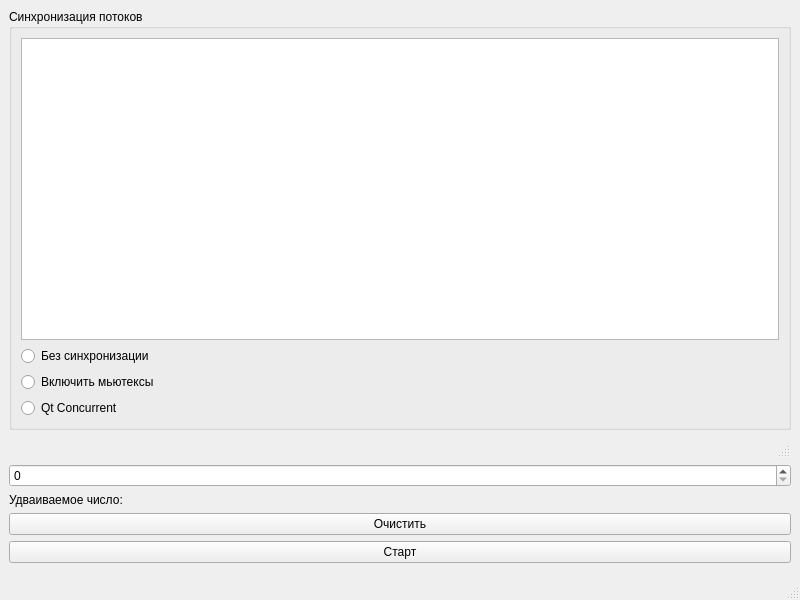
<?xml version="1.0" encoding="UTF-8"?>
<ui version="4.0">
 <class>MainWindow</class>
 <widget class="QMainWindow" name="MainWindow">
  <property name="geometry">
   <rect>
    <x>0</x>
    <y>0</y>
    <width>800</width>
    <height>600</height>
   </rect>
  </property>
  <property name="windowTitle">
   <string>MainWindow</string>
  </property>
  <widget class="QWidget" name="centralwidget">
   <layout class="QGridLayout" name="gridLayout">
    <item row="0" column="0">
     <widget class="QGroupBox" name="gb_synch">
      <property name="minimumSize">
       <size>
        <width>0</width>
        <height>0</height>
       </size>
      </property>
      <property name="title">
       <string>Синхронизация потоков</string>
      </property>
      <layout class="QVBoxLayout" name="verticalLayout">
       <item>
        <widget class="QTextEdit" name="te_debug">
         <property name="readOnly">
          <bool>true</bool>
         </property>
        </widget>
       </item>
       <item>
        <widget class="QRadioButton" name="rb_synchOff">
         <property name="text">
          <string>Без синхронизации</string>
         </property>
        </widget>
       </item>
       <item>
        <widget class="QRadioButton" name="rb_mutexOn">
         <property name="text">
          <string>Включить мьютексы</string>
         </property>
        </widget>
       </item>
       <item>
        <widget class="QRadioButton" name="rb_qtConcur">
         <property name="text">
          <string>Qt Concurrent</string>
         </property>
        </widget>
       </item>
      </layout>
     </widget>
    </item>
    <item row="1" column="0">
     <widget class="QStatusBar" name="statusbar_2"/>
    </item>
    <item row="2" column="0">
     <layout class="QVBoxLayout" name="verticalLayout_2">
      <item>
       <widget class="QSpinBox" name="sb_initNum">
        <property name="maximum">
         <number>1000000000</number>
        </property>
       </widget>
      </item>
      <item>
       <widget class="QLabel" name="lb_initNum">
        <property name="text">
         <string>Удваиваемое число:</string>
        </property>
       </widget>
      </item>
      <item>
       <widget class="QPushButton" name="pb_clear">
        <property name="text">
         <string>Очистить</string>
        </property>
       </widget>
      </item>
      <item>
       <widget class="QPushButton" name="pb_start">
        <property name="text">
         <string>Старт</string>
        </property>
       </widget>
      </item>
     </layout>
    </item>
    <item row="3" column="0">
     <widget class="QMenuBar" name="menubar_2"/>
    </item>
   </layout>
  </widget>
  <widget class="QMenuBar" name="menubar">
   <property name="geometry">
    <rect>
     <x>0</x>
     <y>0</y>
     <width>800</width>
     <height>25</height>
    </rect>
   </property>
  </widget>
  <widget class="QStatusBar" name="statusbar"/>
 </widget>
 <resources/>
 <connections/>
</ui>
